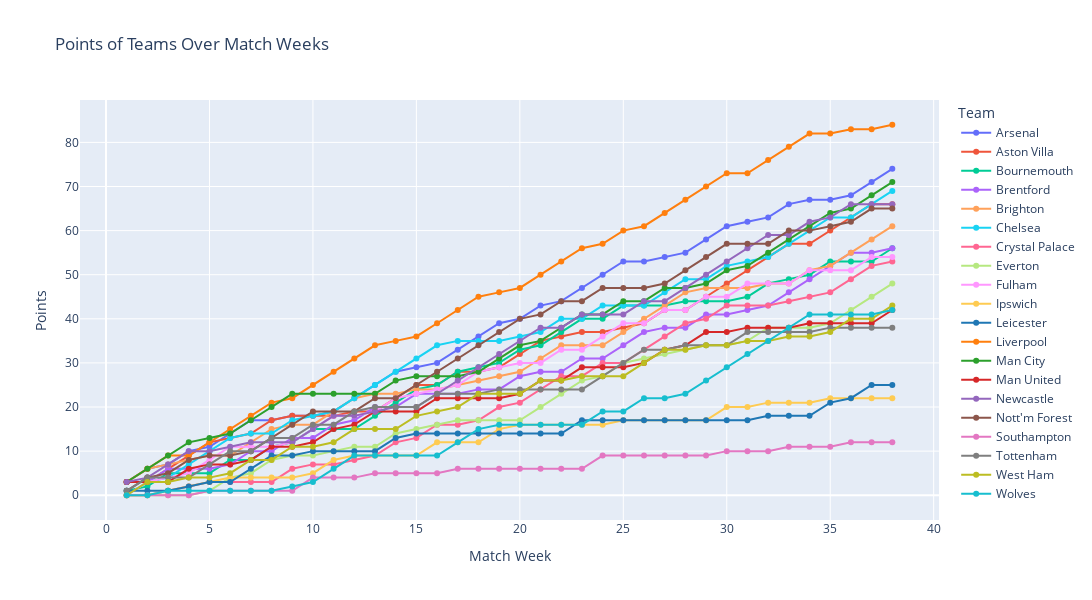

The cell this chart's notebook holds for it:
### Code cell
custom_colors = [
    "#636EFA", "#EF553B", "#00CC96", "#AB63FA", "#FFA15A",
    "#19D3F3", "#FF6692", "#B6E880", "#FF97FF", "#FECB52",
    "#1F77B4", "#FF7F0E", "#2CA02C", "#D62728", "#9467BD",
    "#8C564B", "#E377C2", "#7F7F7F", "#BCBD22", "#17BECF"
]
fig = px.line(df_total_points,
              title= 'Points of Teams Over Match Weeks',
              labels= {
                 'MatchWeek' : 'Match Week',
                 'value' : 'Points',
                 'variable' : 'Team'
              },
              markers= True,
              width = 1200,
              height= 600,
              color_discrete_sequence= custom_colors
              
             )
fig.write_image('../images/points_growth.png')
fig.show()
img_bytes = fig.to_image(format="png")
display(Image(img_bytes))

### Figure 1 — Plotly figure (JSON) as saved in the notebook; plotly's stock layout.template omitted (floating-point values rounded to 4 significant figures)
{"data": [{"hovertemplate": "Team=Arsenal<br>Match Week=%{x}<br>Points=%{y}<extra></extra>", "legendgroup": "Arsenal", "line": {"color": "#636EFA", "dash": "solid"}, "marker": {"symbol": "circle"}, "mode": "lines+markers", "name": "Arsenal", "orientation": "v", "showlegend": true, "type": "scatter", "x": [1, 2, 3, 4, 5, 6, 7, 8, 9, 10, 11, 12, 13, 14, 15, 16, 17, 18, 19, 20, 21, 22, 23, 24, 25, 26, 27, 28, 29, 30, 31, 32, 33, 34, 35, 36, 37, 38], "xaxis": "x", "y": [3, 6, 7, 10, 11, 14, 17, 17, 18, 18, 19, 22, 25, 28, 29, 30, 33, 36, 39, 40, 43, 44, 47, 50, 53, 53, 54, 55, 58, 61, 62, 63, 66, 67, 67, 68, 71, 74], "yaxis": "y"}, {"hovertemplate": "Team=Aston Villa<br>Match Week=%{x}<br>Points=%{y}<extra></extra>", "legendgroup": "Aston Villa", "line": {"color": "#EF553B", "dash": "solid"}, "marker": {"symbol": "circle"}, "mode": "lines+markers", "name": "Aston Villa", "orientation": "v", "showlegend": true, "type": "scatter", "x": [1, 2, 3, 4, 5, 6, 7, 8, 9, 10, 11, 12, 13, 14, 15, 16, 17, 18, 19, 20, 21, 22, 23, 24, 25, 26, 27, 28, 29, 30, 31, 32, 33, 34, 35, 36, 37, 38], "xaxis": "x", "y": [3, 3, 6, 9, 12, 13, 14, 17, 18, 18, 18, 19, 19, 22, 25, 25, 28, 28, 29, 32, 35, 36, 37, 37, 38, 39, 42, 42, 45, 48, 51, 54, 57, 57, 60, 63, 66, 66], "yaxis": "y"}, {"hovertemplate": "Team=Bournemouth<br>Match Week=%{x}<br>Points=%{y}<extra></extra>", "legendgroup": "Bournemouth", "line": {"color": "#00CC96", "dash": "solid"}, "marker": {"symbol": "circle"}, "mode": "lines+markers", "name": "Bournemouth", "orientation": "v", "showlegend": true, "type": "scatter", "x": [1, 2, 3, 4, 5, 6, 7, 8, 9, 10, 11, 12, 13, 14, 15, 16, 17, 18, 19, 20, 21, 22, 23, 24, 25, 26, 27, 28, 29, 30, 31, 32, 33, 34, 35, 36, 37, 38], "xaxis": "x", "y": [1, 2, 5, 5, 5, 8, 8, 11, 12, 15, 15, 15, 18, 21, 24, 25, 28, 29, 30, 33, 34, 37, 40, 40, 43, 43, 43, 44, 44, 44, 45, 48, 49, 50, 53, 53, 53, 56], "yaxis": "y"}, {"hovertemplate": "Team=Brentford<br>Match Week=%{x}<br>Points=%{y}<extra></extra>", "legendgroup": "Brentford", "line": {"color": "#AB63FA", "dash": "solid"}, "marker": {"symbol": "circle"}, "mode": "lines+markers", "name": "Brentford", "orientation": "v", "showlegend": true, "type": "scatter", "x": [1, 2, 3, 4, 5, 6, 7, 8, 9, 10, 11, 12, 13, 14, 15, 16, 17, 18, 19, 20, 21, 22, 23, 24, 25, 26, 27, 28, 29, 30, 31, 32, 33, 34, 35, 36, 37, 38], "xaxis": "x", "y": [3, 3, 6, 6, 6, 7, 10, 10, 13, 13, 16, 17, 20, 20, 23, 23, 23, 24, 24, 27, 28, 28, 31, 31, 34, 37, 38, 38, 41, 41, 42, 43, 46, 49, 52, 55, 55, 56], "yaxis": "y"}, {"hovertemplate": "Team=Brighton<br>Match Week=%{x}<br>Points=%{y}<extra></extra>", "legendgroup": "Brighton", "line": {"color": "#FFA15A", "dash": "solid"}, "marker": {"symbol": "circle"}, "mode": "lines+markers", "name": "Brighton", "orientation": "v", "showlegend": true, "type": "scatter", "x": [1, 2, 3, 4, 5, 6, 7, 8, 9, 10, 11, 12, 13, 14, 15, 16, 17, 18, 19, 20, 21, 22, 23, 24, 25, 26, 27, 28, 29, 30, 31, 32, 33, 34, 35, 36, 37, 38], "xaxis": "x", "y": [3, 6, 7, 8, 9, 9, 12, 15, 16, 16, 19, 22, 23, 23, 24, 24, 25, 26, 27, 28, 31, 34, 34, 34, 37, 40, 43, 46, 47, 47, 47, 48, 48, 51, 52, 55, 58, 61], "yaxis": "y"}, {"hovertemplate": "Team=Chelsea<br>Match Week=%{x}<br>Points=%{y}<extra></extra>", "legendgroup": "Chelsea", "line": {"color": "#19D3F3", "dash": "solid"}, "marker": {"symbol": "circle"}, "mode": "lines+markers", "name": "Chelsea", "orientation": "v", "showlegend": true, "type": "scatter", "x": [1, 2, 3, 4, 5, 6, 7, 8, 9, 10, 11, 12, 13, 14, 15, 16, 17, 18, 19, 20, 21, 22, 23, 24, 25, 26, 27, 28, 29, 30, 31, 32, 33, 34, 35, 36, 37, 38], "xaxis": "x", "y": [0, 3, 4, 7, 10, 13, 14, 14, 17, 18, 19, 22, 25, 28, 31, 34, 35, 35, 35, 36, 37, 40, 40, 43, 43, 43, 46, 49, 49, 52, 53, 54, 57, 60, 63, 63, 66, 69], "yaxis": "y"}, {"hovertemplate": "Team=Crystal Palace<br>Match Week=%{x}<br>Points=%{y}<extra></extra>", "legendgroup": "Crystal Palace", "line": {"color": "#FF6692", "dash": "solid"}, "marker": {"symbol": "circle"}, "mode": "lines+markers", "name": "Crystal Palace", "orientation": "v", "showlegend": true, "type": "scatter", "x": [1, 2, 3, 4, 5, 6, 7, 8, 9, 10, 11, 12, 13, 14, 15, 16, 17, 18, 19, 20, 21, 22, 23, 24, 25, 26, 27, 28, 29, 30, 31, 32, 33, 34, 35, 36, 37, 38], "xaxis": "x", "y": [0, 0, 1, 2, 3, 3, 3, 3, 6, 7, 7, 8, 9, 12, 13, 16, 16, 17, 20, 21, 24, 27, 27, 30, 30, 33, 36, 39, 40, 43, 43, 43, 44, 45, 46, 49, 52, 53], "yaxis": "y"}, {"hovertemplate": "Team=Everton<br>Match Week=%{x}<br>Points=%{y}<extra></extra>", "legendgroup": "Everton", "line": {"color": "#B6E880", "dash": "solid"}, "marker": {"symbol": "circle"}, "mode": "lines+markers", "name": "Everton", "orientation": "v", "showlegend": true, "type": "scatter", "x": [1, 2, 3, 4, 5, 6, 7, 8, 9, 10, 11, 12, 13, 14, 15, 16, 17, 18, 19, 20, 21, 22, 23, 24, 25, 26, 27, 28, 29, 30, 31, 32, 33, 34, 35, 36, 37, 38], "xaxis": "x", "y": [0, 0, 0, 0, 1, 4, 5, 8, 9, 9, 10, 11, 11, 14, 15, 16, 17, 17, 17, 17, 20, 23, 26, 27, 30, 31, 32, 33, 34, 34, 35, 38, 38, 38, 39, 42, 45, 48], "yaxis": "y"}, {"hovertemplate": "Team=Fulham<br>Match Week=%{x}<br>Points=%{y}<extra></extra>", "legendgroup": "Fulham", "line": {"color": "#FF97FF", "dash": "solid"}, "marker": {"symbol": "circle"}, "mode": "lines+markers", "name": "Fulham", "orientation": "v", "showlegend": true, "type": "scatter", "x": [1, 2, 3, 4, 5, 6, 7, 8, 9, 10, 11, 12, 13, 14, 15, 16, 17, 18, 19, 20, 21, 22, 23, 24, 25, 26, 27, 28, 29, 30, 31, 32, 33, 34, 35, 36, 37, 38], "xaxis": "x", "y": [0, 3, 4, 5, 8, 11, 11, 11, 12, 15, 18, 18, 19, 22, 23, 24, 25, 28, 29, 30, 30, 33, 33, 36, 39, 39, 42, 42, 45, 45, 48, 48, 48, 51, 51, 51, 54, 54], "yaxis": "y"}, {"hovertemplate": "Team=Ipswich<br>Match Week=%{x}<br>Points=%{y}<extra></extra>", "legendgroup": "Ipswich", "line": {"color": "#FECB52", "dash": "solid"}, "marker": {"symbol": "circle"}, "mode": "lines+markers", "name": "Ipswich", "orientation": "v", "showlegend": true, "type": "scatter", "x": [1, 2, 3, 4, 5, 6, 7, 8, 9, 10, 11, 12, 13, 14, 15, 16, 17, 18, 19, 20, 21, 22, 23, 24, 25, 26, 27, 28, 29, 30, 31, 32, 33, 34, 35, 36, 37, 38], "xaxis": "x", "y": [0, 0, 1, 2, 3, 4, 4, 4, 4, 5, 8, 9, 9, 9, 9, 12, 12, 12, 15, 16, 16, 16, 16, 16, 17, 17, 17, 17, 17, 20, 20, 21, 21, 21, 22, 22, 22, 22], "yaxis": "y"}, {"hovertemplate": "Team=Leicester<br>Match Week=%{x}<br>Points=%{y}<extra></extra>", "legendgroup": "Leicester", "line": {"color": "#1F77B4", "dash": "solid"}, "marker": {"symbol": "circle"}, "mode": "lines+markers", "name": "Leicester", "orientation": "v", "showlegend": true, "type": "scatter", "x": [1, 2, 3, 4, 5, 6, 7, 8, 9, 10, 11, 12, 13, 14, 15, 16, 17, 18, 19, 20, 21, 22, 23, 24, 25, 26, 27, 28, 29, 30, 31, 32, 33, 34, 35, 36, 37, 38], "xaxis": "x", "y": [1, 1, 1, 2, 3, 3, 6, 9, 9, 10, 10, 10, 10, 13, 14, 14, 14, 14, 14, 14, 14, 14, 17, 17, 17, 17, 17, 17, 17, 17, 17, 18, 18, 18, 21, 22, 25, 25], "yaxis": "y"}, {"hovertemplate": "Team=Liverpool<br>Match Week=%{x}<br>Points=%{y}<extra></extra>", "legendgroup": "Liverpool", "line": {"color": "#FF7F0E", "dash": "solid"}, "marker": {"symbol": "circle"}, "mode": "lines+markers", "name": "Liverpool", "orientation": "v", "showlegend": true, "type": "scatter", "x": [1, 2, 3, 4, 5, 6, 7, 8, 9, 10, 11, 12, 13, 14, 15, 16, 17, 18, 19, 20, 21, 22, 23, 24, 25, 26, 27, 28, 29, 30, 31, 32, 33, 34, 35, 36, 37, 38], "xaxis": "x", "y": [3, 6, 9, 9, 12, 15, 18, 21, 22, 25, 28, 31, 34, 35, 36, 39, 42, 45, 46, 47, 50, 53, 56, 57, 60, 61, 64, 67, 70, 73, 73, 76, 79, 82, 82, 83, 83, 84], "yaxis": "y"}, {"hovertemplate": "Team=Man City<br>Match Week=%{x}<br>Points=%{y}<extra></extra>", "legendgroup": "Man City", "line": {"color": "#2CA02C", "dash": "solid"}, "marker": {"symbol": "circle"}, "mode": "lines+markers", "name": "Man City", "orientation": "v", "showlegend": true, "type": "scatter", "x": [1, 2, 3, 4, 5, 6, 7, 8, 9, 10, 11, 12, 13, 14, 15, 16, 17, 18, 19, 20, 21, 22, 23, 24, 25, 26, 27, 28, 29, 30, 31, 32, 33, 34, 35, 36, 37, 38], "xaxis": "x", "y": [3, 6, 9, 12, 13, 14, 17, 20, 23, 23, 23, 23, 23, 26, 27, 27, 27, 28, 31, 34, 35, 38, 41, 41, 44, 44, 47, 47, 48, 51, 52, 55, 58, 61, 64, 65, 68, 71], "yaxis": "y"}, {"hovertemplate": "Team=Man United<br>Match Week=%{x}<br>Points=%{y}<extra></extra>", "legendgroup": "Man United", "line": {"color": "#D62728", "dash": "solid"}, "marker": {"symbol": "circle"}, "mode": "lines+markers", "name": "Man United", "orientation": "v", "showlegend": true, "type": "scatter", "x": [1, 2, 3, 4, 5, 6, 7, 8, 9, 10, 11, 12, 13, 14, 15, 16, 17, 18, 19, 20, 21, 22, 23, 24, 25, 26, 27, 28, 29, 30, 31, 32, 33, 34, 35, 36, 37, 38], "xaxis": "x", "y": [3, 3, 3, 6, 7, 7, 8, 11, 11, 12, 15, 16, 19, 19, 19, 22, 22, 22, 22, 23, 26, 26, 29, 29, 29, 30, 33, 34, 37, 37, 38, 38, 38, 39, 39, 39, 39, 42], "yaxis": "y"}, {"hovertemplate": "Team=Newcastle<br>Match Week=%{x}<br>Points=%{y}<extra></extra>", "legendgroup": "Newcastle", "line": {"color": "#9467BD", "dash": "solid"}, "marker": {"symbol": "circle"}, "mode": "lines+markers", "name": "Newcastle", "orientation": "v", "showlegend": true, "type": "scatter", "x": [1, 2, 3, 4, 5, 6, 7, 8, 9, 10, 11, 12, 13, 14, 15, 16, 17, 18, 19, 20, 21, 22, 23, 24, 25, 26, 27, 28, 29, 30, 31, 32, 33, 34, 35, 36, 37, 38], "xaxis": "x", "y": [3, 4, 7, 10, 10, 11, 12, 12, 12, 15, 18, 18, 19, 20, 20, 23, 26, 29, 32, 35, 38, 38, 41, 41, 41, 44, 44, 47, 50, 53, 56, 59, 59, 62, 63, 66, 66, 66], "yaxis": "y"}, {"hovertemplate": "Team=Nott'm Forest<br>Match Week=%{x}<br>Points=%{y}<extra></extra>", "legendgroup": "Nott'm Forest", "line": {"color": "#8C564B", "dash": "solid"}, "marker": {"symbol": "circle"}, "mode": "lines+markers", "name": "Nott'm Forest", "orientation": "v", "showlegend": true, "type": "scatter", "x": [1, 2, 3, 4, 5, 6, 7, 8, 9, 10, 11, 12, 13, 14, 15, 16, 17, 18, 19, 20, 21, 22, 23, 24, 25, 26, 27, 28, 29, 30, 31, 32, 33, 34, 35, 36, 37, 38], "xaxis": "x", "y": [1, 4, 5, 8, 9, 9, 10, 13, 16, 19, 19, 19, 22, 22, 25, 28, 31, 34, 37, 40, 41, 44, 44, 47, 47, 47, 48, 51, 54, 57, 57, 57, 60, 60, 61, 62, 65, 65], "yaxis": "y"}, {"hovertemplate": "Team=Southampton<br>Match Week=%{x}<br>Points=%{y}<extra></extra>", "legendgroup": "Southampton", "line": {"color": "#E377C2", "dash": "solid"}, "marker": {"symbol": "circle"}, "mode": "lines+markers", "name": "Southampton", "orientation": "v", "showlegend": true, "type": "scatter", "x": [1, 2, 3, 4, 5, 6, 7, 8, 9, 10, 11, 12, 13, 14, 15, 16, 17, 18, 19, 20, 21, 22, 23, 24, 25, 26, 27, 28, 29, 30, 31, 32, 33, 34, 35, 36, 37, 38], "xaxis": "x", "y": [0, 0, 0, 0, 1, 1, 1, 1, 1, 4, 4, 4, 5, 5, 5, 5, 6, 6, 6, 6, 6, 6, 6, 9, 9, 9, 9, 9, 9, 10, 10, 10, 11, 11, 11, 12, 12, 12], "yaxis": "y"}, {"hovertemplate": "Team=Tottenham<br>Match Week=%{x}<br>Points=%{y}<extra></extra>", "legendgroup": "Tottenham", "line": {"color": "#7F7F7F", "dash": "solid"}, "marker": {"symbol": "circle"}, "mode": "lines+markers", "name": "Tottenham", "orientation": "v", "showlegend": true, "type": "scatter", "x": [1, 2, 3, 4, 5, 6, 7, 8, 9, 10, 11, 12, 13, 14, 15, 16, 17, 18, 19, 20, 21, 22, 23, 24, 25, 26, 27, 28, 29, 30, 31, 32, 33, 34, 35, 36, 37, 38], "xaxis": "x", "y": [1, 4, 4, 4, 7, 10, 10, 13, 13, 16, 16, 19, 20, 20, 20, 23, 23, 23, 24, 24, 24, 24, 24, 27, 30, 33, 33, 34, 34, 34, 37, 37, 37, 37, 38, 38, 38, 38], "yaxis": "y"}, {"hovertemplate": "Team=West Ham<br>Match Week=%{x}<br>Points=%{y}<extra></extra>", "legendgroup": "West Ham", "line": {"color": "#BCBD22", "dash": "solid"}, "marker": {"symbol": "circle"}, "mode": "lines+markers", "name": "West Ham", "orientation": "v", "showlegend": true, "type": "scatter", "x": [1, 2, 3, 4, 5, 6, 7, 8, 9, 10, 11, 12, 13, 14, 15, 16, 17, 18, 19, 20, 21, 22, 23, 24, 25, 26, 27, 28, 29, 30, 31, 32, 33, 34, 35, 36, 37, 38], "xaxis": "x", "y": [0, 3, 3, 4, 4, 5, 8, 8, 11, 11, 12, 15, 15, 15, 18, 19, 20, 23, 23, 23, 26, 26, 27, 27, 27, 30, 33, 33, 34, 34, 35, 35, 36, 36, 37, 40, 40, 43], "yaxis": "y"}, {"hovertemplate": "Team=Wolves<br>Match Week=%{x}<br>Points=%{y}<extra></extra>", "legendgroup": "Wolves", "line": {"color": "#17BECF", "dash": "solid"}, "marker": {"symbol": "circle"}, "mode": "lines+markers", "name": "Wolves", "orientation": "v", "showlegend": true, "type": "scatter", "x": [1, 2, 3, 4, 5, 6, 7, 8, 9, 10, 11, 12, 13, 14, 15, 16, 17, 18, 19, 20, 21, 22, 23, 24, 25, 26, 27, 28, 29, 30, 31, 32, 33, 34, 35, 36, 37, 38], "xaxis": "x", "y": [0, 0, 1, 1, 1, 1, 1, 1, 2, 3, 6, 9, 9, 9, 9, 9, 12, 15, 16, 16, 16, 16, 16, 19, 19, 22, 22, 23, 26, 29, 32, 35, 38, 41, 41, 41, 41, 42], "yaxis": "y"}], "layout": {"height": 600, "legend": {"title": {"text": "Team"}, "tracegroupgap": 0}, "title": {"text": "Points of Teams Over Match Weeks"}, "width": 1200, "xaxis": {"anchor": "y", "domain": [0, 1], "title": {"text": "Match Week"}}, "yaxis": {"anchor": "x", "domain": [0, 1], "title": {"text": "Points"}}}}
